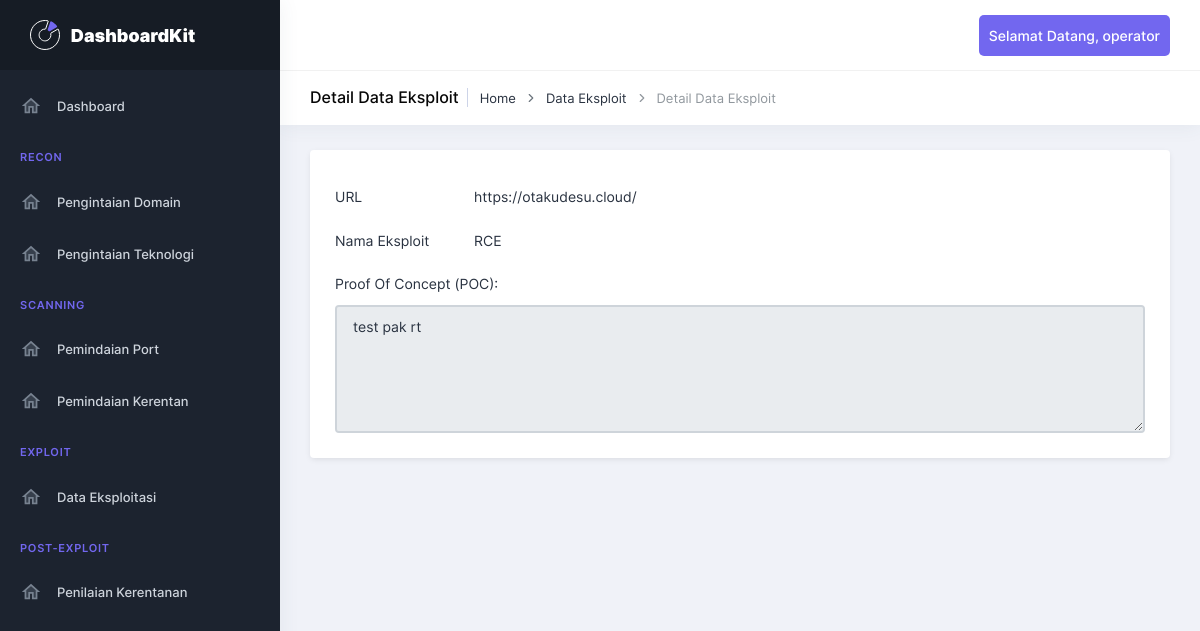
/detailEksploit/1 (signed in), run on the app's committed database.
### models.py (models this page shows, shortened)
class User(db.Model, UserMixin):
    id_user = db.Column(db.Integer, primary_key=True)
    username = db.Column(db.String(150), unique=True, nullable=False)
    password = db.Column(db.String(150), nullable=False)
    role = db.Column(db.String(50), nullable=False)

class Eksploitasi(db.Model):
    id = db.Column(db.Integer, primary_key=True)
    id_user = db.Column(db.Integer, db.ForeignKey('user.id_user'), nullable=False)
    nama_eksploit = db.Column(db.String(100), nullable=False)
    url = db.Column(db.String(100), nullable=False)
    poc = db.Column(db.Text)

### app.py (the view)
@app.route('/detailEksploit/<int:result_id>')
@login_required
@role_required('operator')
def detailEksploit(result_id):
    resultEksploit = Eksploitasi.query.get_or_404(result_id)
    user_role = current_user.role
    username = current_user.username
    return render_template('detailEksploit.html',username = username,role=user_role,data=resultEksploit)

### app.py (called while the page is built)
@login_manager.user_loader
def load_user(user_id):
    return User.query.get(int(user_id))

### templates/detailEksploit.html (shortened to what this page needs)
{% extends "layouts/base.html" %}
{% block content %}
<section class="pc-container">
    <div class="pcoded-content">
        <div class="page-header">
            <div class="page-block">
                <div class="row align-items-center">
                    <div class="col-md-8">
                        <div class="page-header-title">
                            <h5 class="m-b-10">Detail Data Eksploit</h5>
                        </div>
                        <ul class="breadcrumb">
                            <li class="breadcrumb-item"><a href="/">Home</a></li>
                            <li class="breadcrumb-item"><a href="/viewEksploit">Data Eksploit</a></li>
                            <li class="breadcrumb-item active">Detail Data Eksploit</li>
                        </ul>
                    </div>
                </div>
            </div>
        </div>
        <div class="row">
            <div class="col-md-12">
                <div class="card">
                    <div class="card-body">
                        <form>
                            <div class="form-group row">
                              <label for="staticEmail" class="col-sm-2 col-form-label">URL</label>
                              <div class="col-sm-10">
                                <input type="text" readonly class="form-control-plaintext" id="staticEmail" value="{{ data.url }}">
                              </div>
                            </div>
                            <div class="form-group row">
                                <label for="staticEmail" class="col-sm-2 col-form-label">Nama Eksploit</label>
                                <div class="col-sm-10">
                                  <input type="text" readonly class="form-control-plaintext" id="staticEmail" value="{{ data.nama_eksploit }}">
                                </div>
                            </div>
                            <div class="form-group">
                                <label for="" class="col-sm-3 col-form-label" >Proof Of Concept (POC):</label>
                                <textarea class="form-control" id="exampleFormControlTextarea1" rows="5" readonly>{{ data.poc }}</textarea>
                            </div>
                          </form>
                    </div>
                </div>
            </div>
        </div>
    </div>
</section>
{% endblock content %}

### templates/includes/navigation.html (shortened to what this page needs)
	<header class="pc-header ">
		<div class="header-wrapper">
			<div class="ms-auto">
				<ul class="list-unstyled">
					<li class="dropdown pc-h-item">
						<a class="pc-head-link dropdown-toggle arrow-none me-0" data-bs-toggle="dropdown" href="#" role="button"
							aria-haspopup="false" aria-expanded="false"style="background-color: #7267EF;  color: white; padding: 10px; border-radius: 5px;">
							Selamat Datang, {{ username }}
						</a>
					</li>
				</ul>
			</div>
		</div>
	</header>

### data on the page
User: username "operator"
Eksploitasi: url "https://otakudesu.cloud/", nama_eksploit "RCE", poc "test pak rt"
